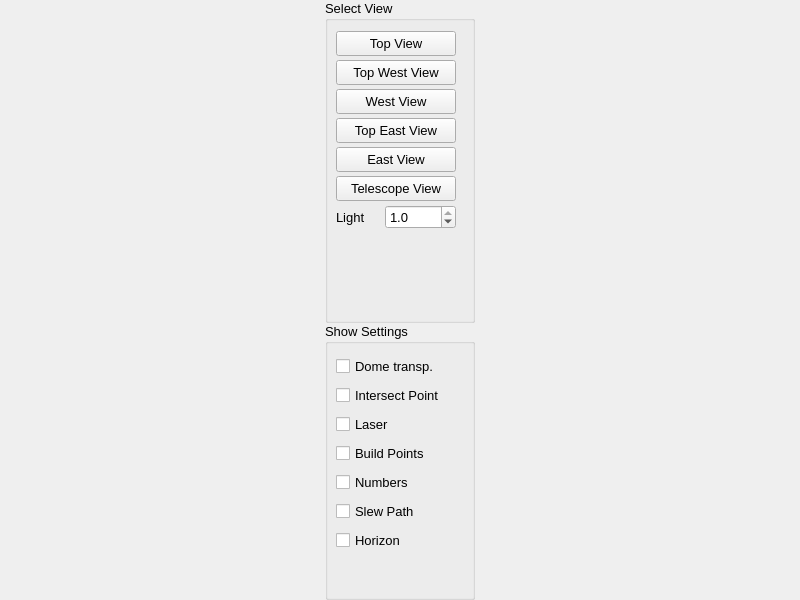
<?xml version="1.0" encoding="UTF-8"?>
<ui version="4.0">
 <class>SimulatorDialog</class>
 <widget class="QWidget" name="SimulatorDialog">
  <property name="geometry">
   <rect>
    <x>0</x>
    <y>0</y>
    <width>800</width>
    <height>600</height>
   </rect>
  </property>
  <property name="sizePolicy">
   <sizepolicy hsizetype="Preferred" vsizetype="Preferred">
    <horstretch>0</horstretch>
    <verstretch>0</verstretch>
   </sizepolicy>
  </property>
  <property name="minimumSize">
   <size>
    <width>800</width>
    <height>600</height>
   </size>
  </property>
  <property name="maximumSize">
   <size>
    <width>1600</width>
    <height>1230</height>
   </size>
  </property>
  <property name="sizeIncrement">
   <size>
    <width>10</width>
    <height>10</height>
   </size>
  </property>
  <property name="baseSize">
   <size>
    <width>10</width>
    <height>10</height>
   </size>
  </property>
  <property name="font">
   <font>
    <family>Arial</family>
    <pointsize>10</pointsize>
   </font>
  </property>
  <property name="windowTitle">
   <string>Mount Simulation View</string>
  </property>
  <layout class="QHBoxLayout" name="horizontalLayout">
   <property name="spacing">
    <number>0</number>
   </property>
   <property name="leftMargin">
    <number>0</number>
   </property>
   <property name="topMargin">
    <number>0</number>
   </property>
   <property name="rightMargin">
    <number>0</number>
   </property>
   <property name="bottomMargin">
    <number>0</number>
   </property>
   <item>
    <layout class="QGridLayout" name="gridLayout" columnstretch="0,0">
     <property name="sizeConstraint">
      <enum>QLayout::SetDefaultConstraint</enum>
     </property>
     <property name="leftMargin">
      <number>0</number>
     </property>
     <item row="1" column="0">
      <widget class="QGroupBox" name="groupBox_2">
       <property name="title">
        <string>Show Settings</string>
       </property>
       <property name="large" stdset="0">
        <bool>true</bool>
       </property>
       <layout class="QVBoxLayout" name="verticalLayout_2">
        <property name="spacing">
         <number>4</number>
        </property>
        <property name="leftMargin">
         <number>8</number>
        </property>
        <property name="topMargin">
         <number>10</number>
        </property>
        <property name="rightMargin">
         <number>16</number>
        </property>
        <property name="bottomMargin">
         <number>4</number>
        </property>
        <item>
         <widget class="QCheckBox" name="domeTransparent">
          <property name="sizePolicy">
           <sizepolicy hsizetype="Preferred" vsizetype="Preferred">
            <horstretch>0</horstretch>
            <verstretch>0</verstretch>
           </sizepolicy>
          </property>
          <property name="minimumSize">
           <size>
            <width>0</width>
            <height>25</height>
           </size>
          </property>
          <property name="font">
           <font>
            <family>Arial</family>
            <pointsize>10</pointsize>
           </font>
          </property>
          <property name="toolTip">
           <string>&lt;html&gt;&lt;head/&gt;&lt;body&gt;&lt;p&gt;Show dome transparent.&lt;/p&gt;&lt;/body&gt;&lt;/html&gt;</string>
          </property>
          <property name="text">
           <string>Dome transp.</string>
          </property>
         </widget>
        </item>
        <item>
         <widget class="QCheckBox" name="showPointer">
          <property name="minimumSize">
           <size>
            <width>0</width>
            <height>25</height>
           </size>
          </property>
          <property name="font">
           <font>
            <family>Arial</family>
            <pointsize>10</pointsize>
           </font>
          </property>
          <property name="toolTip">
           <string>&lt;html&gt;&lt;head/&gt;&lt;body&gt;&lt;p&gt;Show intersection point from line of sight and dome sphere.&lt;/p&gt;&lt;/body&gt;&lt;/html&gt;</string>
          </property>
          <property name="text">
           <string>Intersect Point</string>
          </property>
         </widget>
        </item>
        <item>
         <widget class="QCheckBox" name="showLaser">
          <property name="minimumSize">
           <size>
            <width>0</width>
            <height>25</height>
           </size>
          </property>
          <property name="toolTip">
           <string>&lt;html&gt;&lt;head/&gt;&lt;body&gt;&lt;p&gt;Show line of sight from telescope.&lt;/p&gt;&lt;/body&gt;&lt;/html&gt;</string>
          </property>
          <property name="text">
           <string>Laser</string>
          </property>
         </widget>
        </item>
        <item>
         <widget class="QCheckBox" name="showBuildPoints">
          <property name="minimumSize">
           <size>
            <width>0</width>
            <height>25</height>
           </size>
          </property>
          <property name="font">
           <font>
            <family>Arial</family>
            <pointsize>10</pointsize>
           </font>
          </property>
          <property name="toolTip">
           <string>&lt;html&gt;&lt;head/&gt;&lt;body&gt;&lt;p&gt;Show build points on outer sphere.&lt;/p&gt;&lt;/body&gt;&lt;/html&gt;</string>
          </property>
          <property name="text">
           <string>Build Points</string>
          </property>
         </widget>
        </item>
        <item>
         <widget class="QCheckBox" name="showNumbers">
          <property name="minimumSize">
           <size>
            <width>0</width>
            <height>25</height>
           </size>
          </property>
          <property name="font">
           <font>
            <family>Arial</family>
            <pointsize>10</pointsize>
           </font>
          </property>
          <property name="toolTip">
           <string>&lt;html&gt;&lt;head/&gt;&lt;body&gt;&lt;p&gt;Show build point number close to build point.&lt;/p&gt;&lt;/body&gt;&lt;/html&gt;</string>
          </property>
          <property name="text">
           <string>Numbers</string>
          </property>
         </widget>
        </item>
        <item>
         <widget class="QCheckBox" name="showSlewPath">
          <property name="minimumSize">
           <size>
            <width>0</width>
            <height>25</height>
           </size>
          </property>
          <property name="font">
           <font>
            <family>Arial</family>
            <pointsize>10</pointsize>
           </font>
          </property>
          <property name="toolTip">
           <string>&lt;html&gt;&lt;head/&gt;&lt;body&gt;&lt;p&gt;Show slew path between build points.&lt;/p&gt;&lt;/body&gt;&lt;/html&gt;</string>
          </property>
          <property name="text">
           <string>Slew Path</string>
          </property>
         </widget>
        </item>
        <item>
         <widget class="QCheckBox" name="showHorizon">
          <property name="minimumSize">
           <size>
            <width>0</width>
            <height>25</height>
           </size>
          </property>
          <property name="font">
           <font>
            <family>Arial</family>
            <pointsize>10</pointsize>
           </font>
          </property>
          <property name="toolTip">
           <string>&lt;html&gt;&lt;head/&gt;&lt;body&gt;&lt;p&gt;Show horizon in scene.&lt;/p&gt;&lt;/body&gt;&lt;/html&gt;</string>
          </property>
          <property name="text">
           <string>Horizon</string>
          </property>
         </widget>
        </item>
        <item>
         <spacer name="verticalSpacer_2">
          <property name="orientation">
           <enum>Qt::Vertical</enum>
          </property>
          <property name="sizeHint" stdset="0">
           <size>
            <width>20</width>
            <height>40</height>
           </size>
          </property>
         </spacer>
        </item>
       </layout>
      </widget>
     </item>
     <item row="0" column="0">
      <widget class="QGroupBox" name="groupBox">
       <property name="sizePolicy">
        <sizepolicy hsizetype="Preferred" vsizetype="Expanding">
         <horstretch>0</horstretch>
         <verstretch>1</verstretch>
        </sizepolicy>
       </property>
       <property name="maximumSize">
        <size>
         <width>150</width>
         <height>16777215</height>
        </size>
       </property>
       <property name="toolTip">
        <string>&lt;html&gt;&lt;head/&gt;&lt;body&gt;
&lt;p&gt;Left mouse button:&lt;br&gt; 
While the left mouse button is pressed, mouse movement along x-axis moves the camera left and right and movement along y-axis moves it up and down.&lt;/p&gt;
&lt;p&gt;Right mouse button:&lt;br&gt; 
While the right mouse button is pressed, mouse movement along x-axis pans the camera around the camera view center and movement along y-axis tilts it around the camera view center.&lt;/p&gt;
&lt;p&gt;Both left and right mouse button: &lt;br&gt;
While both the left and the right mouse button are pressed, mouse movement along y-axis zooms the camera in and out without changing the view center.&lt;/p&gt;
&lt;p&gt;Mouse scroll wheel:&lt;br&gt; 
Zooms the camera in and out without changing the view center.&lt;/p&gt;
&lt;p&gt;Arrow keys:&lt;br&gt; 
Move the camera vertically and horizontally relative to camera viewport.&lt;/p&gt;
&lt;p&gt;Page up and page down keys: &lt;br&gt;
Move the camera forwards and backwards.&lt;/p&gt;
&lt;p&gt;Shift key: &lt;br&gt;
Changes the behavior of the up and down arrow keys to zoom the camera in and out without changing the view center. The other movement keys are disabled.&lt;/p&gt;
&lt;p&gt;Alt key: &lt;br&gt;
Changes the behovior of the arrow keys to pan and tilt the camera around the view center. Disables the page up and page down keys.&lt;/p&gt;
&lt;p&gt;Escape: &lt;br&gt;
Moves the camera so that entire scene is visible in the camera viewport.&lt;/p&gt;
&lt;/html&gt;&lt;/head/&gt;&lt;/body&gt;</string>
       </property>
       <property name="title">
        <string>Select View</string>
       </property>
       <property name="large" stdset="0">
        <bool>true</bool>
       </property>
       <layout class="QVBoxLayout" name="verticalLayout" stretch="0,0,0,0,0,0,0,0">
        <property name="spacing">
         <number>4</number>
        </property>
        <property name="leftMargin">
         <number>8</number>
        </property>
        <property name="topMargin">
         <number>10</number>
        </property>
        <property name="rightMargin">
         <number>16</number>
        </property>
        <property name="bottomMargin">
         <number>4</number>
        </property>
        <item>
         <widget class="QPushButton" name="topView">
          <property name="minimumSize">
           <size>
            <width>0</width>
            <height>25</height>
           </size>
          </property>
          <property name="toolTip">
           <string>&lt;html&gt;&lt;head/&gt;&lt;body&gt;&lt;p&gt;When pressed, show top view of scene.&lt;/p&gt;&lt;/body&gt;&lt;/html&gt;</string>
          </property>
          <property name="text">
           <string>Top View</string>
          </property>
         </widget>
        </item>
        <item>
         <widget class="QPushButton" name="topWestView">
          <property name="minimumSize">
           <size>
            <width>0</width>
            <height>25</height>
           </size>
          </property>
          <property name="toolTip">
           <string>&lt;html&gt;&lt;head/&gt;&lt;body&gt;&lt;p&gt;When pressed, show view from top west to telecope scene.&lt;/p&gt;&lt;/body&gt;&lt;/html&gt;</string>
          </property>
          <property name="text">
           <string>Top West View</string>
          </property>
         </widget>
        </item>
        <item>
         <widget class="QPushButton" name="westView">
          <property name="minimumSize">
           <size>
            <width>0</width>
            <height>25</height>
           </size>
          </property>
          <property name="toolTip">
           <string>&lt;html&gt;&lt;head/&gt;&lt;body&gt;&lt;p&gt;When pressed, show view from west to telecope scene.&lt;/p&gt;&lt;/body&gt;&lt;/html&gt;</string>
          </property>
          <property name="text">
           <string>West View</string>
          </property>
         </widget>
        </item>
        <item>
         <widget class="QPushButton" name="topEastView">
          <property name="minimumSize">
           <size>
            <width>0</width>
            <height>25</height>
           </size>
          </property>
          <property name="toolTip">
           <string>&lt;html&gt;&lt;head/&gt;&lt;body&gt;&lt;p&gt;When pressed, show view from top east to telecope scene.&lt;/p&gt;&lt;/body&gt;&lt;/html&gt;</string>
          </property>
          <property name="text">
           <string>Top East View</string>
          </property>
         </widget>
        </item>
        <item>
         <widget class="QPushButton" name="eastView">
          <property name="minimumSize">
           <size>
            <width>0</width>
            <height>25</height>
           </size>
          </property>
          <property name="toolTip">
           <string>&lt;html&gt;&lt;head/&gt;&lt;body&gt;&lt;p&gt;When pressed, show view from east to telecope scene.&lt;/p&gt;&lt;/body&gt;&lt;/html&gt;</string>
          </property>
          <property name="text">
           <string>East View</string>
          </property>
         </widget>
        </item>
        <item>
         <widget class="QPushButton" name="telescopeView">
          <property name="minimumSize">
           <size>
            <width>0</width>
            <height>25</height>
           </size>
          </property>
          <property name="toolTip">
           <string>&lt;html&gt;&lt;head/&gt;&lt;body&gt;&lt;p&gt;When pressed, show view from telecope to sphere.&lt;/p&gt;&lt;/body&gt;&lt;/html&gt;</string>
          </property>
          <property name="text">
           <string>Telescope View</string>
          </property>
         </widget>
        </item>
        <item>
         <layout class="QHBoxLayout" name="horizontalLayout_2">
          <item>
           <widget class="QLabel" name="label">
            <property name="maximumSize">
             <size>
              <width>45</width>
              <height>16777215</height>
             </size>
            </property>
            <property name="text">
             <string>Light</string>
            </property>
           </widget>
          </item>
          <item>
           <widget class="QDoubleSpinBox" name="lightIntensity">
            <property name="decimals">
             <number>1</number>
            </property>
            <property name="minimum">
             <double>0.000000000000000</double>
            </property>
            <property name="maximum">
             <double>1.000000000000000</double>
            </property>
            <property name="singleStep">
             <double>0.050000000000000</double>
            </property>
            <property name="value">
             <double>1.000000000000000</double>
            </property>
           </widget>
          </item>
         </layout>
        </item>
        <item>
         <spacer name="verticalSpacer">
          <property name="orientation">
           <enum>Qt::Vertical</enum>
          </property>
          <property name="sizeHint" stdset="0">
           <size>
            <width>20</width>
            <height>40</height>
           </size>
          </property>
         </spacer>
        </item>
       </layout>
      </widget>
     </item>
     <item row="0" column="1" rowspan="2">
      <layout class="QHBoxLayout" name="simulator" stretch="">
       <property name="spacing">
        <number>0</number>
       </property>
       <property name="sizeConstraint">
        <enum>QLayout::SetMinimumSize</enum>
       </property>
      </layout>
     </item>
    </layout>
   </item>
  </layout>
 </widget>
 <resources/>
 <connections/>
 <designerdata>
  <property name="gridDeltaX">
   <number>5</number>
  </property>
  <property name="gridDeltaY">
   <number>5</number>
  </property>
  <property name="gridSnapX">
   <bool>true</bool>
  </property>
  <property name="gridSnapY">
   <bool>true</bool>
  </property>
  <property name="gridVisible">
   <bool>true</bool>
  </property>
 </designerdata>
</ui>
